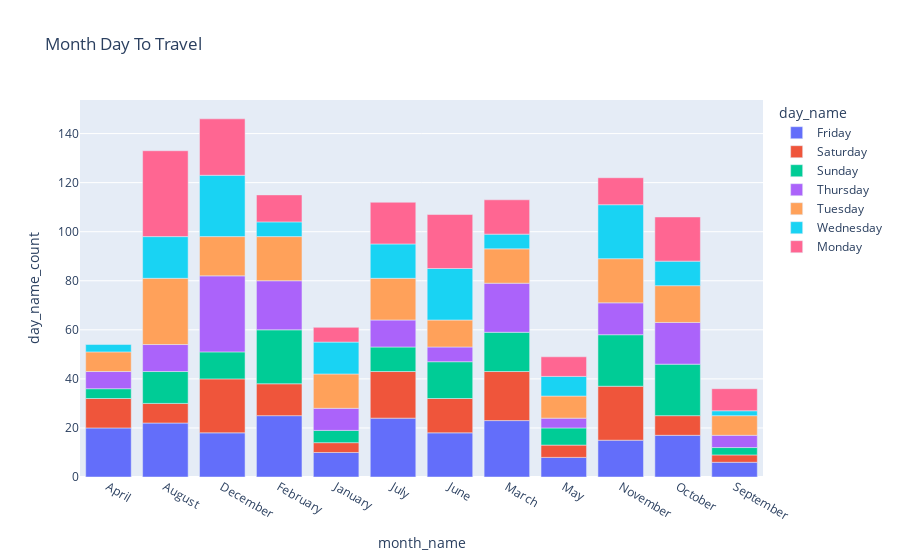

This figure's notebook cell:
### Code cell
df_mon_day=df.groupby(['month_name','day_name']).agg({'day_name':'count'}).rename(columns={'day_name':'day_name_count'}).reset_index()
px.bar(df_mon_day,x='month_name',y='day_name_count',color='day_name',title='Month Day To Travel')

### Figure 1 — Plotly figure (JSON) as saved in the notebook; plotly's stock layout.template omitted (floating-point values rounded to 4 significant figures)
{"data": [{"alignmentgroup": "True", "hovertemplate": "day_name=Friday<br>month_name=%{x}<br>day_name_count=%{y}<extra></extra>", "legendgroup": "Friday", "marker": {"color": "#636efa", "pattern": {"shape": ""}}, "name": "Friday", "offsetgroup": "Friday", "orientation": "v", "showlegend": true, "textposition": "auto", "type": "bar", "x": ["April", "August", "December", "February", "January", "July", "June", "March", "May", "November", "October", "September"], "xaxis": "x", "y": [20, 22, 18, 25, 10, 24, 18, 23, 8, 15, 17, 6], "yaxis": "y"}, {"alignmentgroup": "True", "hovertemplate": "day_name=Saturday<br>month_name=%{x}<br>day_name_count=%{y}<extra></extra>", "legendgroup": "Saturday", "marker": {"color": "#EF553B", "pattern": {"shape": ""}}, "name": "Saturday", "offsetgroup": "Saturday", "orientation": "v", "showlegend": true, "textposition": "auto", "type": "bar", "x": ["April", "August", "December", "February", "January", "July", "June", "March", "May", "November", "October", "September"], "xaxis": "x", "y": [12, 8, 22, 13, 4, 19, 14, 20, 5, 22, 8, 3], "yaxis": "y"}, {"alignmentgroup": "True", "hovertemplate": "day_name=Sunday<br>month_name=%{x}<br>day_name_count=%{y}<extra></extra>", "legendgroup": "Sunday", "marker": {"color": "#00cc96", "pattern": {"shape": ""}}, "name": "Sunday", "offsetgroup": "Sunday", "orientation": "v", "showlegend": true, "textposition": "auto", "type": "bar", "x": ["April", "August", "December", "February", "January", "July", "June", "March", "May", "November", "October", "September"], "xaxis": "x", "y": [4, 13, 11, 22, 5, 10, 15, 16, 7, 21, 21, 3], "yaxis": "y"}, {"alignmentgroup": "True", "hovertemplate": "day_name=Thursday<br>month_name=%{x}<br>day_name_count=%{y}<extra></extra>", "legendgroup": "Thursday", "marker": {"color": "#ab63fa", "pattern": {"shape": ""}}, "name": "Thursday", "offsetgroup": "Thursday", "orientation": "v", "showlegend": true, "textposition": "auto", "type": "bar", "x": ["April", "August", "December", "February", "January", "July", "June", "March", "May", "November", "October", "September"], "xaxis": "x", "y": [7, 11, 31, 20, 9, 11, 6, 20, 4, 13, 17, 5], "yaxis": "y"}, {"alignmentgroup": "True", "hovertemplate": "day_name=Tuesday<br>month_name=%{x}<br>day_name_count=%{y}<extra></extra>", "legendgroup": "Tuesday", "marker": {"color": "#FFA15A", "pattern": {"shape": ""}}, "name": "Tuesday", "offsetgroup": "Tuesday", "orientation": "v", "showlegend": true, "textposition": "auto", "type": "bar", "x": ["April", "August", "December", "February", "January", "July", "June", "March", "May", "November", "October", "September"], "xaxis": "x", "y": [8, 27, 16, 18, 14, 17, 11, 14, 9, 18, 15, 8], "yaxis": "y"}, {"alignmentgroup": "True", "hovertemplate": "day_name=Wednesday<br>month_name=%{x}<br>day_name_count=%{y}<extra></extra>", "legendgroup": "Wednesday", "marker": {"color": "#19d3f3", "pattern": {"shape": ""}}, "name": "Wednesday", "offsetgroup": "Wednesday", "orientation": "v", "showlegend": true, "textposition": "auto", "type": "bar", "x": ["April", "August", "December", "February", "January", "July", "June", "March", "May", "November", "October", "September"], "xaxis": "x", "y": [3, 17, 25, 6, 13, 14, 21, 6, 8, 22, 10, 2], "yaxis": "y"}, {"alignmentgroup": "True", "hovertemplate": "day_name=Monday<br>month_name=%{x}<br>day_name_count=%{y}<extra></extra>", "legendgroup": "Monday", "marker": {"color": "#FF6692", "pattern": {"shape": ""}}, "name": "Monday", "offsetgroup": "Monday", "orientation": "v", "showlegend": true, "textposition": "auto", "type": "bar", "x": ["August", "December", "February", "January", "July", "June", "March", "May", "November", "October", "September"], "xaxis": "x", "y": [35, 23, 11, 6, 17, 22, 14, 8, 11, 18, 9], "yaxis": "y"}], "layout": {"barmode": "relative", "legend": {"title": {"text": "day_name"}, "tracegroupgap": 0}, "title": {"text": "Month Day To Travel"}, "xaxis": {"anchor": "y", "domain": [0, 1], "title": {"text": "month_name"}}, "yaxis": {"anchor": "x", "domain": [0, 1], "title": {"text": "day_name_count"}}}}
